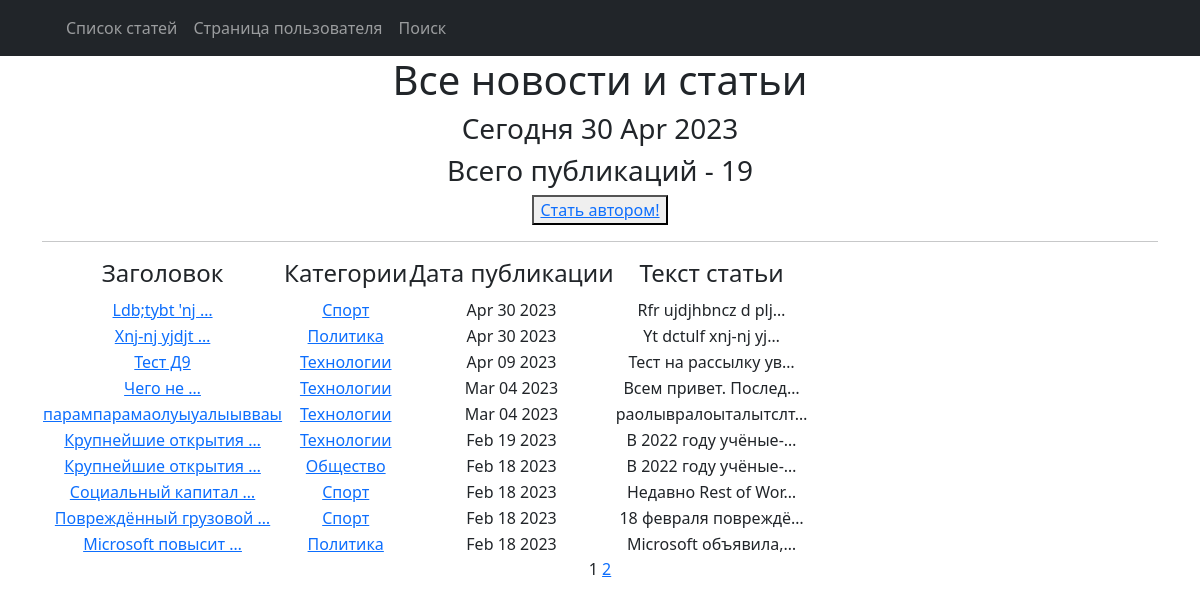
Page /news/ on the committed database.
### News_Portal_app/models.py (models this page shows, shortened)
class Post(models.Model):
    article = 'AR'
    news = 'NE'
    cat_ar_ne = [(article, 'статья'),
                 (news, 'новость')]
    author = models.ForeignKey(Author, on_delete=models.CASCADE)
    _type = models.CharField(max_length=2, choices=cat_ar_ne)
    time_in = models.DateTimeField(auto_now_add=True)
    categories = models.ManyToManyField(Category, through='PostCategory')
    heading = models.CharField(max_length=255)
    text = models.TextField()
    post_rating = models.IntegerField(default=0)

class Category(models.Model):
    sport = 'SP'
    politico = 'PO'
    education = 'ED'
    society = 'SO'
    technologies = 'TE'
    cat_field = [(sport, 'Cпорт'),
                 (politico, 'Политика'),
                 (education, 'Образование'),
                 (society, 'Общество'),
                 (technologies, 'Технологии')]
    cat_name = models.CharField(max_length=2, choices=cat_field, unique=True)
    subscribers = models.ManyToManyField(User, related_name='categories')

### News_Portal_app/views.py (the view)
# urls.py: path('', PostsList.as_view(), name='post_list'),
class PostsList(ListView):
    model = Post
    ordering = '-time_in'
    template_name = 'posts.html'
    context_object_name = 'posts'
    paginate_by = 10
    def get_context_data(self, **kwargs):
        context = super().get_context_data(**kwargs)
        context['time_now'] = datetime.utcnow()
        context['is_not_author'] = not self.request.user.groups.filter(name='authors').exists()
        return context

### News_Portal_app/templatetags/custom_filters.py (called while the page is built)
@register.filter()
def censor(text):
    try:
        text = text.replace("Яндекс", "Я*****")
        text = text.replace("RuStore", "R******")
        return text
    except TypeError as e:
        print(f'Ошибка {e}. Тип данных должен быть str.')

### News_Portal/templates/posts.html (shortened to what this page needs)
{% extends 'flatpages/default.html' %}
{% load custom_filters %}
{% load custom_tags %}
{% block content %}
<h1>Все новости и статьи</h1>
<h3>Сегодня {{ time_now|date:'d M Y' }}</h3>
<h3>Всего публикаций - {{ page_obj.paginator.count }}</h3>
{% if is_not_author %}
<button> <a href="{% url 'upgrade' %}"> Стать автором!</a> </button>
{% endif %}
   <hr>
   {% if posts %}
       <table>
           <tr>
               <td><h4>Заголовок</h4></td>
               <td><h4>Категории</h4></td>
               <td><h4>Дата публикации</h4></td>
               <td><h4>Текст статьи</h4></td>
           </tr>
           {% for post in posts %}
           <tr>
               <td>
                   <a href="{% url 'post_detail' post.id %}">{{ post.heading|truncatewords:2|censor }}</a>
               </td>
               <td>
                   {% for category in post.categories.all %}
                   <a href="{% url 'category_list' category.id %}">{{ category.get_cat_name_display }}</a>
                   {% endfor %}
               </td>
               <td>{{ post.time_in|date:'M d Y' }}</td>
               <td>{{ post.text|truncatechars:20|censor }}</td>
           </tr>
           {% endfor %}
       </table>
   {% else %}
       <h2>Упс, статей нет!</h2>
   {% endif %}
   {{ page_obj.number }}
   {% if page_obj.has_next %}
       <a href="?page={{ page_obj.next_page_number }}">{{ page_obj.next_page_number }}</a>
   {% endif %}
{% endblock content %}

### rows in the picture
Post: heading|censor "Ldb;tybt 'nj …", time_in "Apr 30 2023", text|censor "Rfr ujdjhbncz d plj…"
Category: cat_name "Cпорт"
Post: heading|censor "Xnj-nj yjdjt …", time_in "Apr 30 2023", text|censor "Yt dctulf xnj-nj yj…"
Category: cat_name "Политика"
Post: heading|censor "Тест Д9", time_in "Apr 09 2023", text|censor "Тест на рассылку ув…"
Category: cat_name "Технологии"
Post: heading|censor "Чего не …", time_in "Mar 04 2023", text|censor "Всем привет. Послед…"
Post: heading|censor "парампарамаолуыуалыывваы", time_in "Mar 04 2023", text|censor "раолывралоыталытслт…"
Post: heading|censor "Крупнейшие открытия …", time_in "Feb 19 2023", text|censor "В 2022 году учёные-…"
Post: heading|censor "Крупнейшие открытия …", time_in "Feb 18 2023", text|censor "В 2022 году учёные-…"
Category: cat_name "Общество"
Post: heading|censor "Социальный капитал …", time_in "Feb 18 2023", text|censor "Недавно Rest of Wor…"
Post: heading|censor "Повреждённый грузовой …", time_in "Feb 18 2023", text|censor "18 февраля повреждё…"
Post: heading|censor "Microsoft повысит …", time_in "Feb 18 2023", text|censor "Microsoft объявила,…"

### other values in the picture
{{ time_now|date:'d M Y' }} "30 Apr 2023"
{{ page_obj.paginator.count }} "19"
{{ page_obj.number }} "1"
{{ page_obj.next_page_number }} "2"
